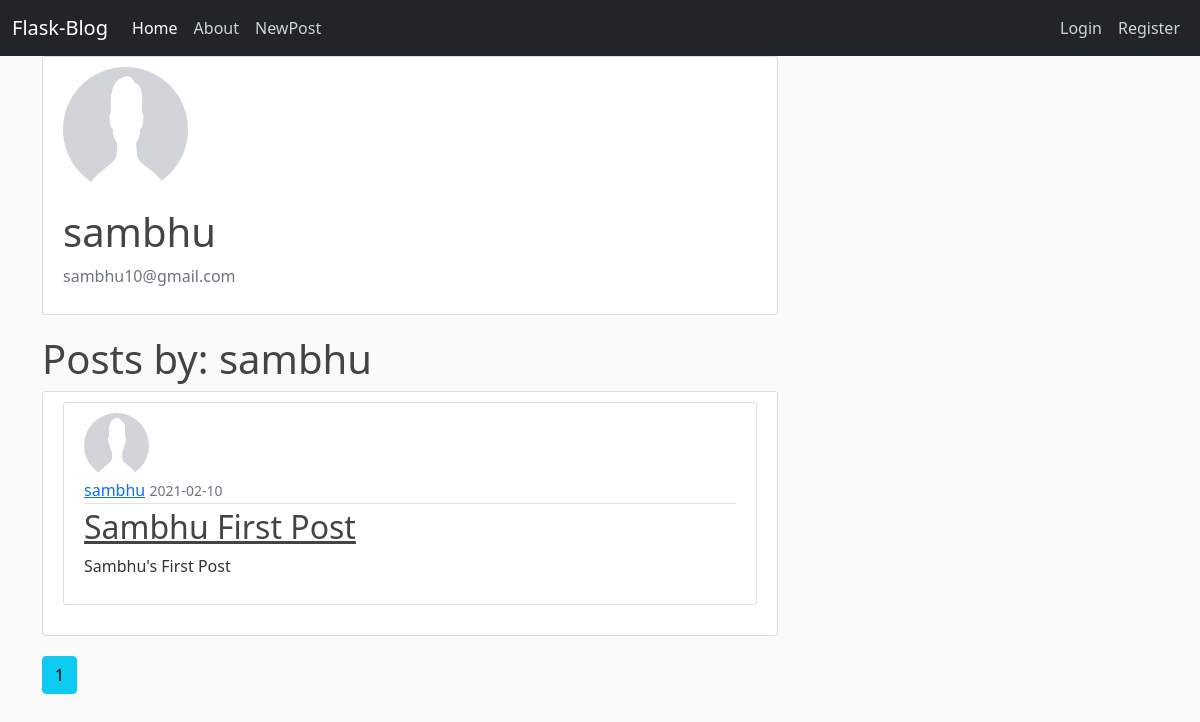
/user/2, run on the app's committed database.
### blogappyt/models.py (models this page shows, shortened)
class User(db.Model, UserMixin):
    __tablename__ = 'user'
    id = db.Column(db.Integer,primary_key= True)
    username = db.Column(db.String(60),unique = True, nullable = False)
    email = db.Column(db.String(60),unique = True, nullable = False)
    password = db.Column(db.String(60), nullable = False)
    profile_pic = db.Column(db.String(60), nullable = False,default= 'default.png')
    post = db.relationship('Post',backref = "auther",lazy = True)

class Post(db.Model):
    __tablename__ = 'post'
    id = db.Column(db.Integer,primary_key = True)
    title = db.Column(db.String(60),nullable = False)
    date_posted = db.Column(db.DateTime,nullable = False,default = datetime.utcnow)
    content = db.Column(db.Text,nullable = False)
    user_id = db.Column(db.Integer,db.ForeignKey('user.id'))
    likes = db.relationship('Like_Post',backref = "post_likes",lazy = True)

### blogappyt/views.py (the view)
@app.route('/user/<int:user_id>')
def user_profile(user_id):
    page = request.args.get('page',1,type=int)
    user = User.query.get_or_404(user_id)
    posts = Post.query.filter_by(auther = user).order_by(Post.date_posted.desc()).paginate(page=page,per_page=5)
    profile_pic = url_for('static',filename='profilepic/'+user.profile_pic)
    return render_template('user_profile.html',title = user.username,posts=posts,user=user,profile_pic=profile_pic)

### blogappyt/templates/user_profile.html (shortened to what this page needs)
{% extends 'layout.html' %}
{% block head %}
<link rel="stylesheet" href="{{url_for('static',filename='profile.css')}}">
{% endblock head %}
{% block content %}
<div class="content-section">
    <div class="mdeia">
        <img class="rounded-circle account-img" src="{{profile_pic}}" alt="nopic">
        <div class="media-body">
            <h2 class="account-heading">{{user.username}}</h2>
            <p class="text-secondary">{{user.email}}</p>
        </div>
    </div>
    </div>
<h1 class="account-heading">Posts by: {{user.username}}</h1>
<div class="content-section">
    <div class="mdeia">
    {% for post in posts.items %}
<article class="media content-section">
  <img class="rounded-circle article-img" src="{{url_for('static',filename='profilepic/'+post.auther.profile_pic)}}">
          <div class="media-body">
            <div class="article-metadata">
              <a class="mr-2" href="#">{{ post.auther.username }}</a>
              <small class="text-muted">{{post.date_posted.strftime('%Y-%m-%d')}}</small>
            </div>
            <h2><a class="article-title" href="{{url_for('post',post_id=post.id)}}">{{ post.title }}</a></h2>
            <p class="article-content">{{ post.content }}</p>
          </div>
        </article>
{% endfor %}
    </div>
</div>
{% for page_num in posts.iter_pages(left_edge=1, right_edge=1, left_current=1,right_current=2) %}
  {% if  page_num %}
    {% if  posts.page == page_num %}
      <a class = "btn btn-info mb-4" href="{{url_for('user_profile',user_id=user.id,page = page_num)}}">{{page_num}}</a>
    {% else %}
    <a class = "btn btn-outline-info mb-4" href="{{url_for('user_profile',user_id=user.id,page = page_num)}}">{{page_num}}</a>
    {% endif %}
  {% endif %}
{% endfor %}
{% endblock content %}

### blogappyt/static/main.css (style rules this page uses)
body { background: #fafafa; color: #333333; }
h1, h2, h3, h4, h5, h6 { color: #444444; }
.content-section { background: #ffffff; padding: 10px 20px; border: 1px solid #dddddd; border-radius: 3px; margin-bottom: 20px; }
.article-title { color: #444444; }
.article-content { white-space: pre-line; }
.article-img { height: 65px; width: 65px; margin-right: 16px; }
.article-metadata { padding-bottom: 1px; margin-bottom: 4px; border-bottom: 1px solid #e3e3e3 }
.account-img { height: 125px; width: 125px; margin-right: 20px; margin-bottom: 16px; }
.account-heading { font-size: 2.5rem; }

### data on the page
User: username "sambhu", email "sambhu10@gmail.com"
Post: profile_pic (placeholder picture), auther.username "sambhu", date_posted "2021-02-10", title "Sambhu First Post", content "Sambhu's First Post"

### other printed values
{{ page_num }} "1"
